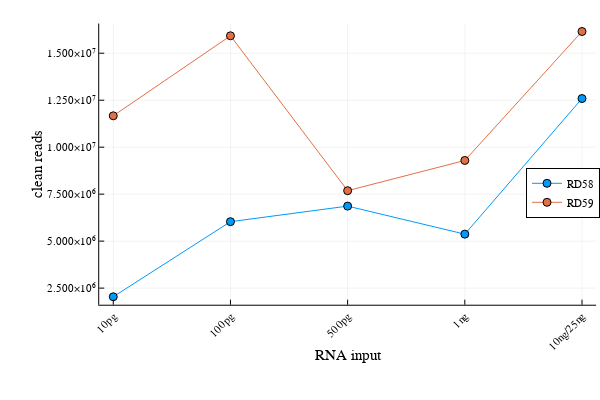

The cell this chart's notebook holds for it:
### Code cell
rd58_150bp_clean = rd58_df[!, ["sample", "clean_reads"]][1:5, :]
rd59_150bp_clean = rd59_df[!, ["sample", "clean_reads"]][1:5, :]
rd_150bp_clean_merge = hcat(rd58_150bp_clean, rd59_150bp_clean, makeunique=true)

clean1 = rd_150bp_clean_merge[!, "clean_reads"]
clean2 = rd_150bp_clean_merge[!, "clean_reads_1"]

plot(
    [clean1, clean2],
    marker = :circle,
    xlabel = "RNA input", 
    ylabel = "clean reads", 
    #ylim = (0, 100),
    label = ["RD58" "RD59"],
    legend=:right,
    xrotation = 45,
    xticks = (1:5, ("10pg", "100pg", "500pg", "1ng", "10ng/25ng"))
    )

### Figure 1 — Plotly figure (JSON) as saved in the notebook; plotly's stock layout.template omitted (floating-point values rounded to 4 significant figures)
{"data": [{"colorbar": {"title": ""}, "legendgroup": "RD58", "line": {"color": "rgba(0, 154, 250, 1.000)", "dash": "solid", "shape": "linear", "width": 1}, "marker": {"color": "rgba(0, 154, 250, 1.000)", "line": {"color": "rgba(0, 0, 0, 1.000)", "width": 1}, "size": 8, "symbol": "circle"}, "mode": "lines+markers", "name": "RD58", "showlegend": true, "type": "scatter", "x": [1, 2, 3, 4, 5], "xaxis": "x", "y": [2039461, 6035425, 6863388, 5372064, 12588911], "yaxis": "y", "zmax": null, "zmin": null}, {"colorbar": {"title": ""}, "legendgroup": "RD59", "line": {"color": "rgba(227, 111, 71, 1.000)", "dash": "solid", "shape": "linear", "width": 1}, "marker": {"color": "rgba(227, 111, 71, 1.000)", "line": {"color": "rgba(0, 0, 0, 1.000)", "width": 1}, "size": 8, "symbol": "circle"}, "mode": "lines+markers", "name": "RD59", "showlegend": true, "type": "scatter", "x": [1, 2, 3, 4, 5], "xaxis": "x", "y": [11668905, 15927080, 7685052, 9293053, 16156065], "yaxis": "y", "zmax": null, "zmin": null}], "layout": {"annotations": [], "height": 400, "legend": {"bgcolor": "rgba(255, 255, 255, 1.000)", "bordercolor": "rgba(0, 0, 0, 1.000)", "borderwidth": 1, "font": {"color": "rgba(0, 0, 0, 1.000)", "family": "sans-serif", "size": 11}, "title": {"font": {"color": "rgba(0, 0, 0, 1.000)", "family": "sans-serif", "size": 15}, "text": ""}, "tracegroupgap": 0, "traceorder": "normal", "x": 1, "xanchor": "right", "y": 0.52, "yanchor": "middle"}, "margin": {"b": 20, "l": 0, "r": 0, "t": 20}, "paper_bgcolor": "rgba(255, 255, 255, 1.000)", "plot_bgcolor": "rgba(255, 255, 255, 1.000)", "showlegend": true, "width": 600, "xaxis": {"anchor": "y", "domain": [0.1654, 0.9934], "gridcolor": "rgba(0, 0, 0, 0.100)", "gridwidth": 0.5, "linecolor": "rgba(0, 0, 0, 1.000)", "mirror": false, "range": [0.88, 5.12], "showgrid": true, "showline": true, "showticklabels": true, "tickangle": -45, "tickcolor": "rgb(0, 0, 0)", "tickfont": {"color": "rgba(0, 0, 0, 1.000)", "family": "sans-serif", "size": 11}, "tickmode": "array", "ticks": "inside", "ticktext": ["10pg", "100pg", "500pg", "1ng", "10ng/25ng"], "tickvals": [1, 2, 3, 4, 5], "title": "RNA input", "titlefont": {"color": "rgba(0, 0, 0, 1.000)", "family": "sans-serif", "size": 15}, "type": "-", "visible": true, "zeroline": false, "zerolinecolor": "rgba(0, 0, 0, 1.000)"}, "yaxis": {"anchor": "x", "domain": [0.2091, 0.9902], "gridcolor": "rgba(0, 0, 0, 0.100)", "gridwidth": 0.5, "linecolor": "rgba(0, 0, 0, 1.000)", "mirror": false, "range": [1616000.0, 16580000.0], "showgrid": true, "showline": true, "showticklabels": true, "tickangle": 0, "tickcolor": "rgb(0, 0, 0)", "tickfont": {"color": "rgba(0, 0, 0, 1.000)", "family": "sans-serif", "size": 11}, "tickmode": "array", "ticks": "inside", "ticktext": ["2.500×10⁶", "5.000×10⁶", "7.500×10⁶", "1.000×10⁷", "1.250×10⁷", "1.500×10⁷"], "tickvals": [2500000, 5000000, 7500000, 10000000, 12500000, 15000000], "title": "clean reads", "titlefont": {"color": "rgba(0, 0, 0, 1.000)", "family": "sans-serif", "size": 15}, "type": "-", "visible": true, "zeroline": false, "zerolinecolor": "rgba(0, 0, 0, 1.000)"}}}
